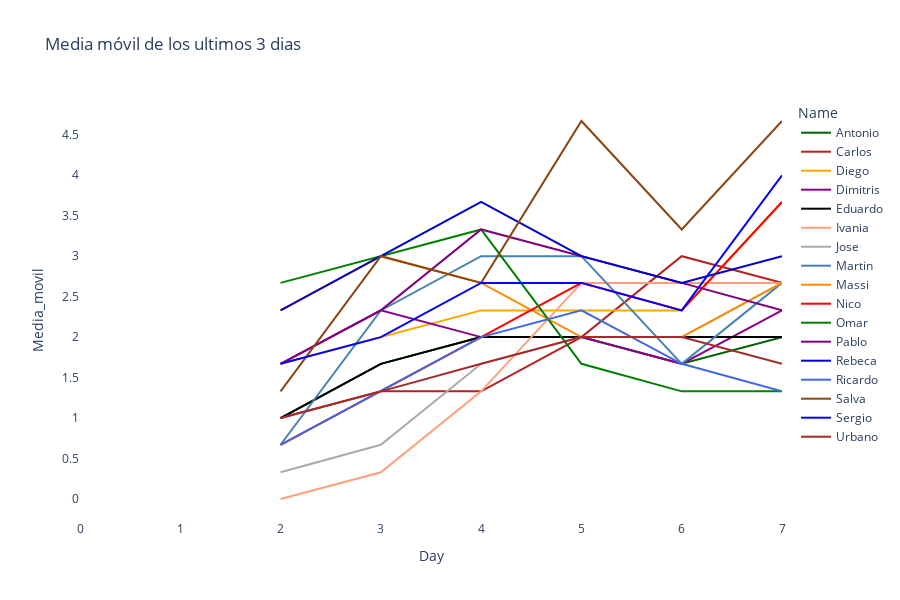

Notebook source saved alongside this figure:
### Code cell
fig = px.line(df_ec, x="Day", y="Media_movil", color='Name', 
              hover_data=['Name', 'Puntos', 'Media_movil'], 
              color_discrete_sequence = list(color_dict.values()),
              title= "Media móvil de los ultimos 3 dias",
              height=600, width = 900)
#fig = px.scatter(df_ec, x="Day", y="Puntos", color='Name', height=800, width = 1000)

fig.update_layout(
#     showlegend=False,
    plot_bgcolor="white",
#    margin=dict(t=10,l=10,b=10,r=10)
)

fig.update_yaxes(tickvals=np.arange(0,6,0.5))

fig.show()


plot(fig, filename='figuras/ajepi_mundial_2022_media.html')

### Figure 1 — Plotly figure (JSON) as saved in the notebook; plotly's stock layout.template omitted (floating-point values rounded to 4 significant figures)
{"data": [{"customdata": [["Antonio", 0], ["Antonio", 1], ["Antonio", 3], ["Antonio", 5], ["Antonio", 7], ["Antonio", 9], ["Antonio", 10], ["Antonio", 13]], "hovertemplate": "Name=%{customdata[0]}<br>Day=%{x}<br>Media_movil=%{y}<br>Puntos=%{customdata[1]}<extra></extra>", "legendgroup": "Antonio", "line": {"color": "DarkGreen", "dash": "solid"}, "marker": {"symbol": "circle"}, "mode": "lines", "name": "Antonio", "orientation": "v", "showlegend": true, "type": "scatter", "x": [0, 1, 2, 3, 4, 5, 6, 7], "xaxis": "x", "y": [null, null, 1, 1.67, 2, 2, 1.67, 2], "yaxis": "y"}, {"customdata": [["Carlos", 0], ["Carlos", 1], ["Carlos", 3], ["Carlos", 4], ["Carlos", 5], ["Carlos", 9], ["Carlos", 13], ["Carlos", 13]], "hovertemplate": "Name=%{customdata[0]}<br>Day=%{x}<br>Media_movil=%{y}<br>Puntos=%{customdata[1]}<extra></extra>", "legendgroup": "Carlos", "line": {"color": "FireBrick", "dash": "solid"}, "marker": {"symbol": "circle"}, "mode": "lines", "name": "Carlos", "orientation": "v", "showlegend": true, "type": "scatter", "x": [0, 1, 2, 3, 4, 5, 6, 7], "xaxis": "x", "y": [null, null, 1, 1.33, 1.33, 2, 3, 2.67], "yaxis": "y"}, {"customdata": [["Diego", 0], ["Diego", 0], ["Diego", 5], ["Diego", 6], ["Diego", 7], ["Diego", 12], ["Diego", 13], ["Diego", 18]], "hovertemplate": "Name=%{customdata[0]}<br>Day=%{x}<br>Media_movil=%{y}<br>Puntos=%{customdata[1]}<extra></extra>", "legendgroup": "Diego", "line": {"color": "Orange", "dash": "solid"}, "marker": {"symbol": "circle"}, "mode": "lines", "name": "Diego", "orientation": "v", "showlegend": true, "type": "scatter", "x": [0, 1, 2, 3, 4, 5, 6, 7], "xaxis": "x", "y": [null, null, 1.67, 2, 2.33, 2.33, 2.33, 3.67], "yaxis": "y"}, {"customdata": [["Dimitris", 0], ["Dimitris", 3], ["Dimitris", 5], ["Dimitris", 7], ["Dimitris", 9], ["Dimitris", 11], ["Dimitris", 12], ["Dimitris", 16]], "hovertemplate": "Name=%{customdata[0]}<br>Day=%{x}<br>Media_movil=%{y}<br>Puntos=%{customdata[1]}<extra></extra>", "legendgroup": "Dimitris", "line": {"color": "DarkMagenta", "dash": "solid"}, "marker": {"symbol": "circle"}, "mode": "lines", "name": "Dimitris", "orientation": "v", "showlegend": true, "type": "scatter", "x": [0, 1, 2, 3, 4, 5, 6, 7], "xaxis": "x", "y": [null, null, 1.67, 2.33, 2, 2, 1.67, 2.33], "yaxis": "y"}, {"customdata": [["Eduardo", 0], ["Eduardo", 1], ["Eduardo", 3], ["Eduardo", 5], ["Eduardo", 7], ["Eduardo", 9], ["Eduardo", 11], ["Eduardo", 13]], "hovertemplate": "Name=%{customdata[0]}<br>Day=%{x}<br>Media_movil=%{y}<br>Puntos=%{customdata[1]}<extra></extra>", "legendgroup": "Eduardo", "line": {"color": "Black", "dash": "solid"}, "marker": {"symbol": "circle"}, "mode": "lines", "name": "Eduardo", "orientation": "v", "showlegend": true, "type": "scatter", "x": [0, 1, 2, 3, 4, 5, 6, 7], "xaxis": "x", "y": [null, null, 1, 1.67, 2, 2, 2, 2], "yaxis": "y"}, {"customdata": [["Ivania", 0], ["Ivania", 0], ["Ivania", 0], ["Ivania", 1], ["Ivania", 4], ["Ivania", 8], ["Ivania", 9], ["Ivania", 12]], "hovertemplate": "Name=%{customdata[0]}<br>Day=%{x}<br>Media_movil=%{y}<br>Puntos=%{customdata[1]}<extra></extra>", "legendgroup": "Ivania", "line": {"color": "LightSalmon", "dash": "solid"}, "marker": {"symbol": "circle"}, "mode": "lines", "name": "Ivania", "orientation": "v", "showlegend": true, "type": "scatter", "x": [0, 1, 2, 3, 4, 5, 6, 7], "xaxis": "x", "y": [null, null, 0, 0.33, 1.33, 2.67, 2.67, 2.67], "yaxis": "y"}, {"customdata": [["Jose", 0], ["Jose", 0], ["Jose", 1], ["Jose", 2], ["Jose", 5], ["Jose", 7], ["Jose", 8], ["Jose", 13]], "hovertemplate": "Name=%{customdata[0]}<br>Day=%{x}<br>Media_movil=%{y}<br>Puntos=%{customdata[1]}<extra></extra>", "legendgroup": "Jose", "line": {"color": "DarkGray", "dash": "solid"}, "marker": {"symbol": "circle"}, "mode": "lines", "name": "Jose", "orientation": "v", "showlegend": true, "type": "scatter", "x": [0, 1, 2, 3, 4, 5, 6, 7], "xaxis": "x", "y": [null, null, 0.33, 0.67, 1.67, 2, 2, 2.67], "yaxis": "y"}, {"customdata": [["Martin", 0], ["Martin", 1], ["Martin", 2], ["Martin", 7], ["Martin", 10], ["Martin", 11], ["Martin", 12], ["Martin", 18]], "hovertemplate": "Name=%{customdata[0]}<br>Day=%{x}<br>Media_movil=%{y}<br>Puntos=%{customdata[1]}<extra></extra>", "legendgroup": "Martin", "line": {"color": "SteelBlue", "dash": "solid"}, "marker": {"symbol": "circle"}, "mode": "lines", "name": "Martin", "orientation": "v", "showlegend": true, "type": "scatter", "x": [0, 1, 2, 3, 4, 5, 6, 7], "xaxis": "x", "y": [null, null, 0.67, 2.33, 3, 3, 1.67, 2.67], "yaxis": "y"}, {"customdata": [["Massi", 0], ["Massi", 3], ["Massi", 7], ["Massi", 9], ["Massi", 11], ["Massi", 13], ["Massi", 15], ["Massi", 19]], "hovertemplate": "Name=%{customdata[0]}<br>Day=%{x}<br>Media_movil=%{y}<br>Puntos=%{customdata[1]}<extra></extra>", "legendgroup": "Massi", "line": {"color": "DarkOrange", "dash": "solid"}, "marker": {"symbol": "circle"}, "mode": "lines", "name": "Massi", "orientation": "v", "showlegend": true, "type": "scatter", "x": [0, 1, 2, 3, 4, 5, 6, 7], "xaxis": "x", "y": [null, null, 2.33, 3, 2.67, 2, 2, 2.67], "yaxis": "y"}, {"customdata": [["Nico", 0], ["Nico", 0], ["Nico", 2], ["Nico", 4], ["Nico", 6], ["Nico", 10], ["Nico", 11], ["Nico", 17]], "hovertemplate": "Name=%{customdata[0]}<br>Day=%{x}<br>Media_movil=%{y}<br>Puntos=%{customdata[1]}<extra></extra>", "legendgroup": "Nico", "line": {"color": "Red", "dash": "solid"}, "marker": {"symbol": "circle"}, "mode": "lines", "name": "Nico", "orientation": "v", "showlegend": true, "type": "scatter", "x": [0, 1, 2, 3, 4, 5, 6, 7], "xaxis": "x", "y": [null, null, 0.67, 1.33, 2, 2.67, 2.33, 3.67], "yaxis": "y"}, {"customdata": [["Omar", 0], ["Omar", 1], ["Omar", 8], ["Omar", 9], ["Omar", 11], ["Omar", 13], ["Omar", 13], ["Omar", 15]], "hovertemplate": "Name=%{customdata[0]}<br>Day=%{x}<br>Media_movil=%{y}<br>Puntos=%{customdata[1]}<extra></extra>", "legendgroup": "Omar", "line": {"color": "Green", "dash": "solid"}, "marker": {"symbol": "circle"}, "mode": "lines", "name": "Omar", "orientation": "v", "showlegend": true, "type": "scatter", "x": [0, 1, 2, 3, 4, 5, 6, 7], "xaxis": "x", "y": [null, null, 2.67, 3, 3.33, 1.67, 1.33, 1.33], "yaxis": "y"}, {"customdata": [["Pablo", 0], ["Pablo", 1], ["Pablo", 5], ["Pablo", 7], ["Pablo", 11], ["Pablo", 14], ["Pablo", 15], ["Pablo", 18]], "hovertemplate": "Name=%{customdata[0]}<br>Day=%{x}<br>Media_movil=%{y}<br>Puntos=%{customdata[1]}<extra></extra>", "legendgroup": "Pablo", "line": {"color": "Purple", "dash": "solid"}, "marker": {"symbol": "circle"}, "mode": "lines", "name": "Pablo", "orientation": "v", "showlegend": true, "type": "scatter", "x": [0, 1, 2, 3, 4, 5, 6, 7], "xaxis": "x", "y": [null, null, 1.67, 2.33, 3.33, 3, 2.67, 2.33], "yaxis": "y"}, {"customdata": [["Rebeca", 0], ["Rebeca", 0], ["Rebeca", 7], ["Rebeca", 9], ["Rebeca", 11], ["Rebeca", 16], ["Rebeca", 17], ["Rebeca", 20]], "hovertemplate": "Name=%{customdata[0]}<br>Day=%{x}<br>Media_movil=%{y}<br>Puntos=%{customdata[1]}<extra></extra>", "legendgroup": "Rebeca", "line": {"color": "MediumBlue", "dash": "solid"}, "marker": {"symbol": "circle"}, "mode": "lines", "name": "Rebeca", "orientation": "v", "showlegend": true, "type": "scatter", "x": [0, 1, 2, 3, 4, 5, 6, 7], "xaxis": "x", "y": [null, null, 2.33, 3, 3.67, 3, 2.67, 3], "yaxis": "y"}, {"customdata": [["Ricardo", 0], ["Ricardo", 0], ["Ricardo", 2], ["Ricardo", 4], ["Ricardo", 6], ["Ricardo", 9], ["Ricardo", 9], ["Ricardo", 10]], "hovertemplate": "Name=%{customdata[0]}<br>Day=%{x}<br>Media_movil=%{y}<br>Puntos=%{customdata[1]}<extra></extra>", "legendgroup": "Ricardo", "line": {"color": "RoyalBlue", "dash": "solid"}, "marker": {"symbol": "circle"}, "mode": "lines", "name": "Ricardo", "orientation": "v", "showlegend": true, "type": "scatter", "x": [0, 1, 2, 3, 4, 5, 6, 7], "xaxis": "x", "y": [null, null, 0.67, 1.33, 2, 2.33, 1.67, 1.33], "yaxis": "y"}, {"customdata": [["Salva", 0], ["Salva", 3], ["Salva", 4], ["Salva", 9], ["Salva", 11], ["Salva", 18], ["Salva", 19], ["Salva", 25]], "hovertemplate": "Name=%{customdata[0]}<br>Day=%{x}<br>Media_movil=%{y}<br>Puntos=%{customdata[1]}<extra></extra>", "legendgroup": "Salva", "line": {"color": "SaddleBrown", "dash": "solid"}, "marker": {"symbol": "circle"}, "mode": "lines", "name": "Salva", "orientation": "v", "showlegend": true, "type": "scatter", "x": [0, 1, 2, 3, 4, 5, 6, 7], "xaxis": "x", "y": [null, null, 1.33, 3, 2.67, 4.67, 3.33, 4.67], "yaxis": "y"}, {"customdata": [["Sergio", 0], ["Sergio", 0], ["Sergio", 5], ["Sergio", 6], ["Sergio", 8], ["Sergio", 13], ["Sergio", 13], ["Sergio", 20]], "hovertemplate": "Name=%{customdata[0]}<br>Day=%{x}<br>Media_movil=%{y}<br>Puntos=%{customdata[1]}<extra></extra>", "legendgroup": "Sergio", "line": {"color": "Blue", "dash": "solid"}, "marker": {"symbol": "circle"}, "mode": "lines", "name": "Sergio", "orientation": "v", "showlegend": true, "type": "scatter", "x": [0, 1, 2, 3, 4, 5, 6, 7], "xaxis": "x", "y": [null, null, 1.67, 2, 2.67, 2.67, 2.33, 4], "yaxis": "y"}, {"customdata": [["Urbano", 0], ["Urbano", 1], ["Urbano", 3], ["Urbano", 4], ["Urbano", 6], ["Urbano", 9], ["Urbano", 10], ["Urbano", 11]], "hovertemplate": "Name=%{customdata[0]}<br>Day=%{x}<br>Media_movil=%{y}<br>Puntos=%{customdata[1]}<extra></extra>", "legendgroup": "Urbano", "line": {"color": "Brown", "dash": "solid"}, "marker": {"symbol": "circle"}, "mode": "lines", "name": "Urbano", "orientation": "v", "showlegend": true, "type": "scatter", "x": [0, 1, 2, 3, 4, 5, 6, 7], "xaxis": "x", "y": [null, null, 1, 1.33, 1.67, 2, 2, 1.67], "yaxis": "y"}], "layout": {"height": 600, "legend": {"title": {"text": "Name"}, "tracegroupgap": 0}, "plot_bgcolor": "white", "title": {"text": "Media móvil de los ultimos 3 dias"}, "width": 900, "xaxis": {"anchor": "y", "domain": [0, 1], "title": {"text": "Day"}}, "yaxis": {"anchor": "x", "domain": [0, 1], "tickvals": [0, 0.5, 1, 1.5, 2, 2.5, 3, 3.5, 4, 4.5, 5, 5.5], "title": {"text": "Media_movil"}}}}
